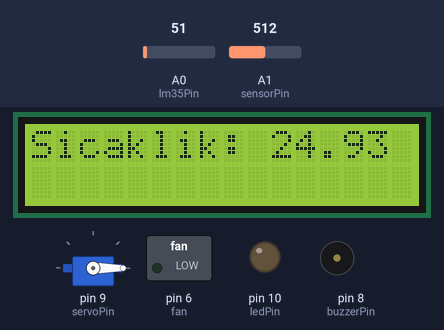
This sketch was run on a simulated Arduino Uno, built with avr-gcc and run on an emulated ATmega328P. Shown: 16×2 character LCD, servo, switched loads named in the sketch (green lamp = pin HIGH), output pins drawn as LEDs (lit = HIGH), buzzer (waves = sounding, pin HIGH). Inputs (shaded band) come from the test bench; at power-on: A0 (lm35Pin) = 51, A1 (sensorPin) = 512.

Above: at 3.2 s.
3.3 s: A0 (lm35Pin) set to 61
At 19.5 s:
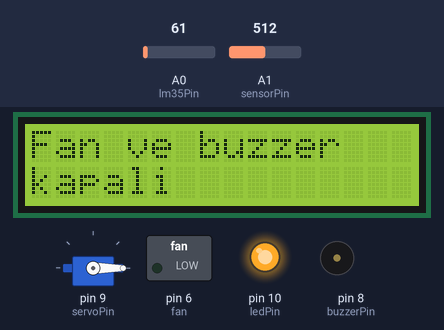
37.6 s: A0 (lm35Pin) set to 71
At 44.4 s:
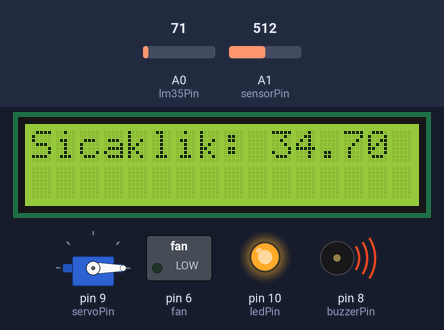
48.6 s: A0 (lm35Pin) set to 82
At 50.5 s:
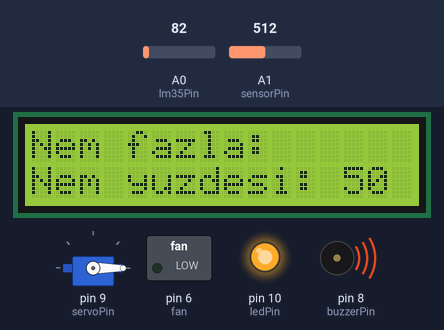
Timing chart, 0 to 111.6 s (numbered marks = the images above; inputs shaded):
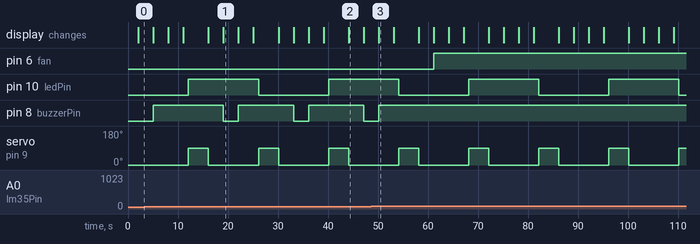

The sketch:

proje1__1_.ino
```cpp
#include <LiquidCrystal.h>
#include <Servo.h>

LiquidCrystal lcd(12, 11, 5, 4, 3, 2);
Servo myServo;  // Servo motoru tanımla
const int servoPin = 9;  // Servo motorunun bağlı olduğu pin
const unsigned long intervalServo = 4000UL;  // 4 saniye (4 saniye * 1000 milisaniye/saniye)
const unsigned long intervalLed = 3000UL;  // 3 saniye (3 saniye * 1000 milisaniye/saniye)
unsigned long previousMillisServo = 0;
unsigned long previousMillisLed = 0;
bool ledState = LOW;  // LED'in başlangıçta kapalı olduğunu belirtir
const int ledPin = 10;
const int buzzerPin = 8;
const int lm35Pin = 0; // data pinini belirliyoruz
float lm35Deger; // gerilim değeri
float sicaklik; // Serial monitörden okuyacağımız sıcaklık değeri
int fan = 6;
const int sensorPin = A1;
int yuzde_nem;

void setup() {
  pinMode(ledPin, OUTPUT);  // LED pinini çıkış olarak ayarlar
  digitalWrite(ledPin, ledState);  // LED'in başlangıç durumunu ayarlar
  pinMode(A1, INPUT);
  lcd.begin(16, 2);
  lcd.setCursor(0, 0);
  lcd.print("Calistiriliyor...");
  delay(2000);
  lcd.clear();
  pinMode(buzzerPin, OUTPUT);
  pinMode(fan, OUTPUT);
  pinMode(lm35Pin, INPUT); // lm35 data pinini giriş olarak ayarladık
  digitalWrite(fan, LOW);
  myServo.attach(servoPin);  // Servo motoru pini tanımla
  myServo.write(0);  // Servo motorunu başlangıçta 0 dereceye ayarla
  Serial.begin(9600);
}

void loop() {
  int veri = analogRead(A1);
  lm35Deger = analogRead(lm35Pin); // data bacagındaki veriyi okuduk
  lm35Deger = (lm35Deger / 1023) * 5000; // degeri mV 'a dönüştürecek
  sicaklik = lm35Deger / 10.0; // sıcaklık başına 10mV üreteceği ifade
  int sensorValue = analogRead(sensorPin);  // Toprak nem sensöründen değer oku
  yuzde_nem = map(sensorValue, 0, 1023, 0, 100);  // Sensor değerini 0-100 aralığına çevir
  unsigned long currentMillis = millis();

  if (currentMillis - previousMillisLed >= intervalLed) {
    previousMillisLed = currentMillis;
    ledState = !ledState;  // LED durumunu değiştir
    digitalWrite(ledPin, ledState);  // LED'i aç veya kapat
  }

  if (currentMillis - previousMillisServo >= intervalServo) {
    previousMillisServo = currentMillis;
    myServo.write(90);  // Servo motorunu 90 dereceye ayarla
    delay(4000);  // 4 saniye bekle
    myServo.write(0);  // Servo motorunu tekrar 0 dereceye ayarla
  }

  // Sicaklik bilgisi
  lcd.setCursor(0, 0);
  lcd.print("Sicaklik: ");
  lcd.print(sicaklik);
  lcd.print(" C");
  delay(3000);
  lcd.clear();

  if (sicaklik > 37) {
    digitalWrite(fan, HIGH);
    digitalWrite(buzzerPin, HIGH);
    lcd.setCursor(0, 0);
    lcd.print("sicaklik yuksek");
    lcd.setCursor(0, 1);


  } else if (sicaklik < 25) {
    digitalWrite(fan, LOW);
    digitalWrite(buzzerPin, HIGH);
    lcd.setCursor(0, 0);
    lcd.print("Sicaklik cok");
    lcd.setCursor(0, 1);
    lcd.print("dusuk");
  } else {
    digitalWrite(fan, LOW);
    digitalWrite(buzzerPin, LOW);
    lcd.setCursor(0, 0);
    lcd.print("Fan ve buzzer");
    lcd.setCursor(0, 1);
    lcd.print("kapali");
  }
  delay(3000);
  lcd.clear();

  // Nem bilgisi
  if (sensorValue < 205) {  // Bu değeri toprak nem sensörünün kalibrasyonuna göre ayarlayın
    digitalWrite(buzzerPin, HIGH);
    lcd.setCursor(0, 0);
    lcd.print("Nem dusuk:");
    lcd.setCursor(0, 1);
    lcd.print("Nem yuzdesi: ");
    lcd.print(yuzde_nem);
  } else if (sensorValue > 500) {
    digitalWrite(buzzerPin, HIGH);
    lcd.setCursor(0, 0);
    lcd.print("Nem fazla:");
    lcd.setCursor(0, 1);
    lcd.print("Nem yuzdesi: ");
    lcd.print(yuzde_nem);
  } else {
    digitalWrite(buzzerPin, LOW);
    lcd.setCursor(0, 0);
    lcd.print("Nem uygun:");
    lcd.setCursor(0, 1);
    lcd.print("Nem yuzdesi: ");
    lcd.print(yuzde_nem);
  }
  delay(3000);
  lcd.clear();

  delay(1000);
}
```

Measured:
- the behaviour switches between 75 and 76 on A0 (lm35Pin) (found by bisection; images 2 and 3)
- after the input at 48.6 s, pin 6 (fan): LOW → HIGH after 12.5 s; pin 8 (buzzerPin): goes on until 50.1 s, then stays HIGH
- by itself, pin 10 (ledPin): alternates HIGH for 14.0 s and LOW for 14.0 s
- by itself, servo on pin 9 (servoPin): alternates 90° for 4.0 s and 0° for 10.0 s
- what the display in image 1 shows lasts 3.0 s, from 19.1 s to 22.1 s
